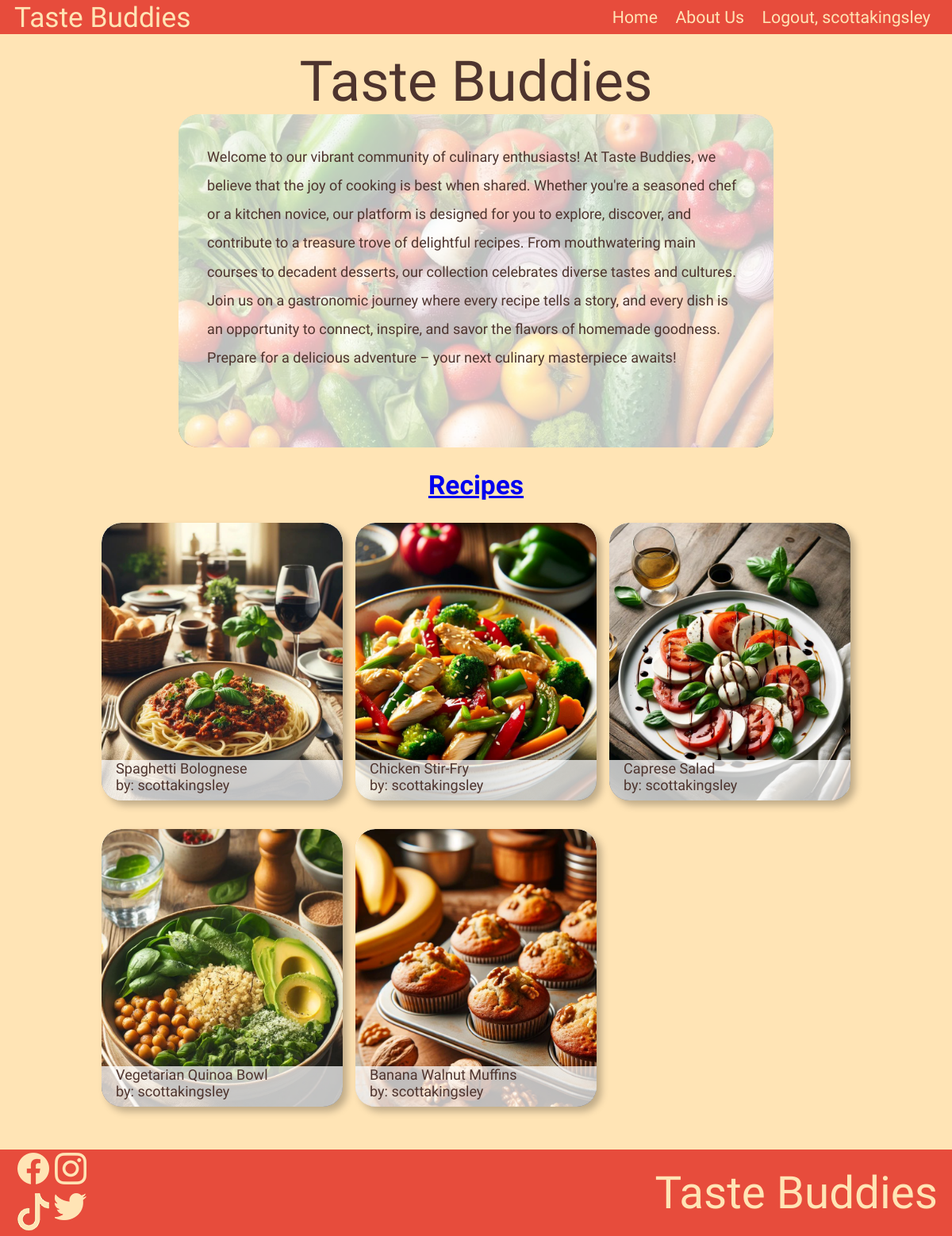
The app's page /public/index.php (signed in) with its own data.
### tables this page shows
CREATE TABLE `recipes` (
  `recipe_id` int NOT NULL,
  `user_id` int DEFAULT NULL,
  `recipe_name` varchar(50) DEFAULT NULL,
  `instructions` text,
  `cooking_time` int DEFAULT NULL,
  `difficulty` int DEFAULT NULL,
  `cuisine_type` int DEFAULT NULL,
  `meal_type` int DEFAULT NULL
);

CREATE TABLE `images` (
  `image_id` int NOT NULL,
  `recipe_id` int DEFAULT NULL,
  `file_path` varchar(255) DEFAULT NULL
);

CREATE TABLE `users` (
  `user_id` int NOT NULL,
  `user_name` varchar(50) DEFAULT NULL,
  `email` varchar(255) DEFAULT NULL,
  `hashed_password` varchar(255) DEFAULT NULL,
  `is_admin` tinyint(1) DEFAULT NULL
);

### private/classes/databaseobject.class.php (called while the page is built, shortened)
<?php
class DatabaseObject {
  static protected $database;
  static protected $table_name = "";
  static public function set_database($database) {
    self::$database = $database;
  }
  static public function find_by_sql($sql) {
    $result = self::$database->query($sql);
    $object_array = [];
    while($record = $result->fetch_assoc()) {
      $object_array[] = static::instantiate($record);
    }
    return $object_array;
  }
  static public function find_all() {
    $sql = "SELECT * FROM " . static::$table_name;
    return static::find_by_sql($sql);
  }
  static public function find_by_id($user_id) {
    $sql = "SELECT * FROM " . static::$table_name . " ";
    $sql .= "WHERE user_id='" . self::$database->escape_string($user_id) . "'";
    $obj_array = static::find_by_sql($sql);
    if(!empty($obj_array)) {
      return array_shift($obj_array);
    } else {
      return false;
    }
  }
  static public function find_by_recipe($recipe_id) {
    $sql = "SELECT * FROM " . static::$table_name . " ";
    $sql .= "WHERE recipe_id='" . self::$database->escape_string($recipe_id) . "'";
    $obj_array = static::find_by_sql($sql);
    if(!empty($obj_array)) {
      return array_shift($obj_array);
    } else {
      return false;
    }
  }
  static protected function instantiate($record) {
    $object = new static;
    foreach($record as $property => $value) {
        if(property_exists($object, $property)) {
            $object->$property = $value;
        }
    }
    return $object;
  }
}
?>

### private/functions.php (called while the page is built, shortened)
<?php
function h($string="") {
  return htmlspecialchars($string);
}
?>

### public/index.php (the view, shortened to what this page needs)
<?php
include(SHARED_PATH . '/public_header.php');
?>
<h1 id='home-h1'>Taste Buddies</h1>
<main id='home'>
  <p>Welcome to our vibrant community of culinary enthusiasts! At Taste Buddies, we believe that the joy of cooking is best when shared. Whether you're a seasoned chef or a kitchen novice, our platform is designed for you to explore, discover, and contribute to a treasure trove of delightful recipes. From mouthwatering main courses to decadent desserts, our collection celebrates diverse tastes and cultures. Join us on a gastronomic journey where every recipe tells a story, and every dish is an opportunity to connect, inspire, and savor the flavors of homemade goodness. Prepare for a delicious adventure – your next culinary masterpiece awaits!</p>
  <img src="images/veggies.jpg" alt="fresh vegetables">
</main>
<?php
  $recipes = Recipe::find_all();
  ?>
<section id='home-recipes'>
  <h2><a href="recipes/recipes.php">Recipes</a></h2>
  <?php
    foreach ($recipes as $recipe) {
      $image = Images::find_by_recipe($recipe->recipe_id);
      $user = User::find_by_id($recipe->user_id);
  ?>
      <div class='recipe-cards'>
        <img src="uploads/<?php echo h($image->file_path) ?>" alt="Image of <?php echo h($recipe->recipe_name) ?>">
        <p><?php echo h($recipe->recipe_name); ?>
        <br>
        by: <?php echo h($user->user_name); ?></p>
      </div>
  <?php } ?>
</section>
<?php include(SHARED_PATH . '/public_footer.php'); ?>

### public/css/style.css (style rules this page uses)
:root { --main-color: #FFE4B5; --light-main: #ffd; --text-color: #4E342E; --nav-color: #E74C3C; --light-nav: #c44; }
* { box-sizing: border-box; }
html { font: 20px "Delius", cursive ; }
body { background-color: var(--main-color); color: var(--text-color); display: flex; flex-direction: column; height: 100vh; justify-content: space-between; margin: auto; }
#home-h1 { color: var(--text-color); font: 100 80px "Damion", cursive; margin: auto; text-align: center; }
#home { border-radius: 25px; font-family: "Delius", cursive; font-size: 20px; margin: auto; max-height: 420px; max-width: 750px; overflow: hidden; padding: 0; position: relative; width: 80%; }
#home p { background-color: #ffffffbb; line-height: 2; margin: 0; padding: 2rem; position: absolute; z-index: 1; height: 100%; }
#home img { box-shadow: 6px 6px 10px #00000040; border-radius: 25px; justify-self: end; height: 100%; position: relative; width: 100%; z-index: 0; }
#home-recipes { align-items: center; display: grid; justify-items: center; font-family: "Delius", cursive; grid-template-columns: 1fr 1fr 1fr; margin: auto; max-width: 1090px; }
#home-recipes h2 { color: var(--text-color); font-size: 38px; grid-column: 1 / span 3; text-align: center; }
.recipe-cards { background: #fff; border-radius: 25px; box-shadow: 6px 6px 10px #00000040; margin-bottom: 2rem; max-height: 350px; overflow: hidden; position: relative; width: 95%; }
.recipe-cards img { border-radius: 25px 25px 0 0; height: auto; width: 100%; position: relative; z-index: 0; }
.recipe-cards p { margin: 0; padding-bottom: .5rem; padding-left: 1rem; position: absolute; bottom: 0; width: 100%; background-color: #ffffffbb; z-index: 1; }
@media screen and (max-width: 1400px) { #home-h1 { font-size: calc(32px + (80 - 32) * (100vw - 375px) / (1400 - 375)); } }
@media screen and (max-width: 1400px) { #home-recipes h2, #recipesH2 { font-size: calc(15px + (38 - 15) * (100vw - 375px) / (1400 - 375)); } }
@media screen and (max-width: 1400px) { html { font-size: calc(10px + (20 - 10) * (100vw - 375px) / (1400 - 375)); } }
@media screen and (max-width: 1400px) { #home, #home p, #recipe-cards p, #about_us { font-size: calc(10px + (20 - 10) * (100vw - 375px) / (1400 - 375)); } }

### records on screen
recipes: images.file_path (picture), recipe_name "Spaghetti Bolognese", user.user_name "scottakingsley"
recipes: images.file_path (picture), recipe_name "Chicken Stir-Fry", user.user_name "scottakingsley"
recipes: images.file_path (picture), recipe_name "Caprese Salad", user.user_name "scottakingsley"
recipes: images.file_path (picture), recipe_name "Vegetarian Quinoa Bowl", user.user_name "scottakingsley"
recipes: images.file_path (picture), recipe_name "Banana Walnut Muffins", user.user_name "scottakingsley"

### other values on screen
$session->user_name "scottakingsley"
